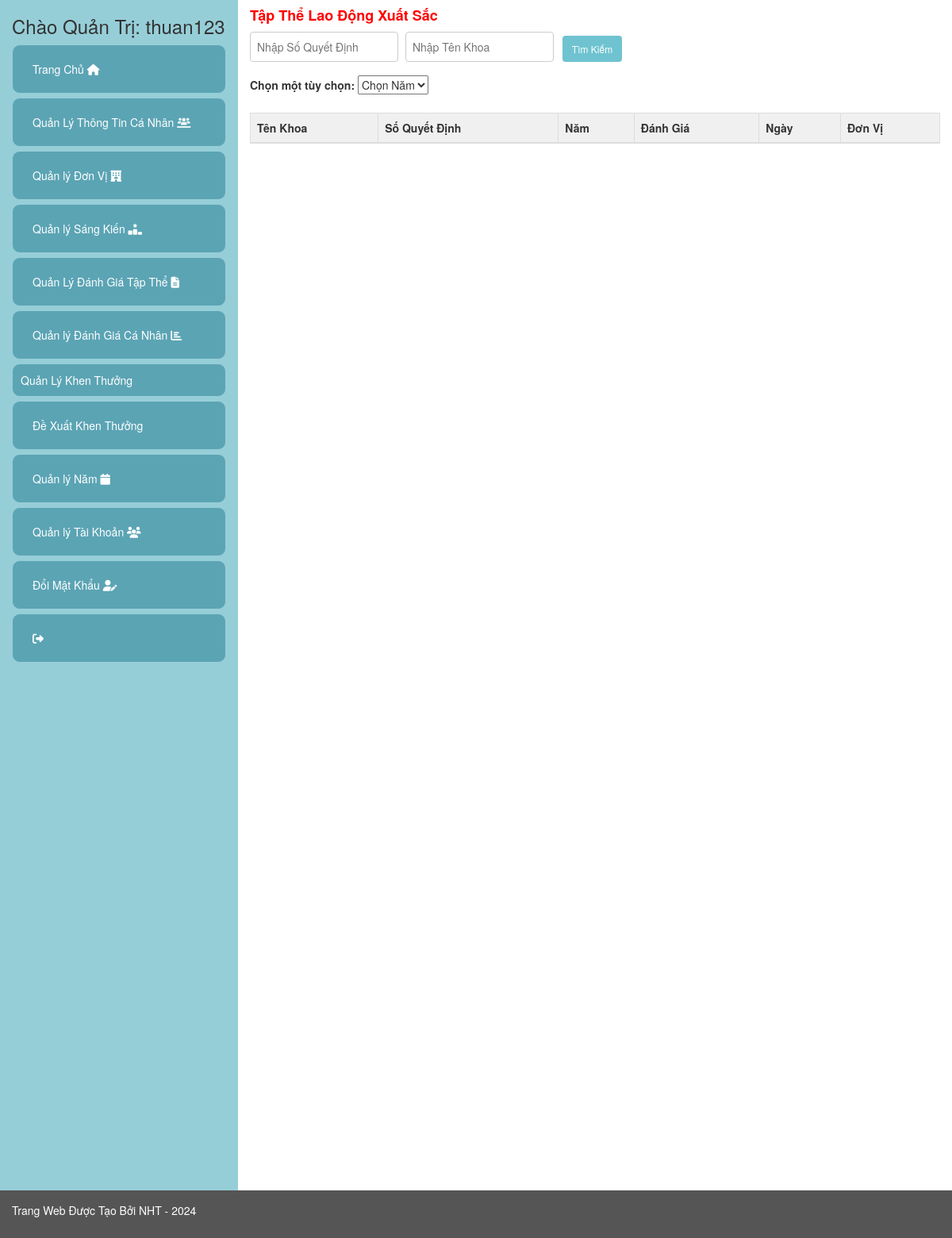
/Admin/index.php?p=danhgiaTTxs (signed in), run on an earlier commit of the app's database.
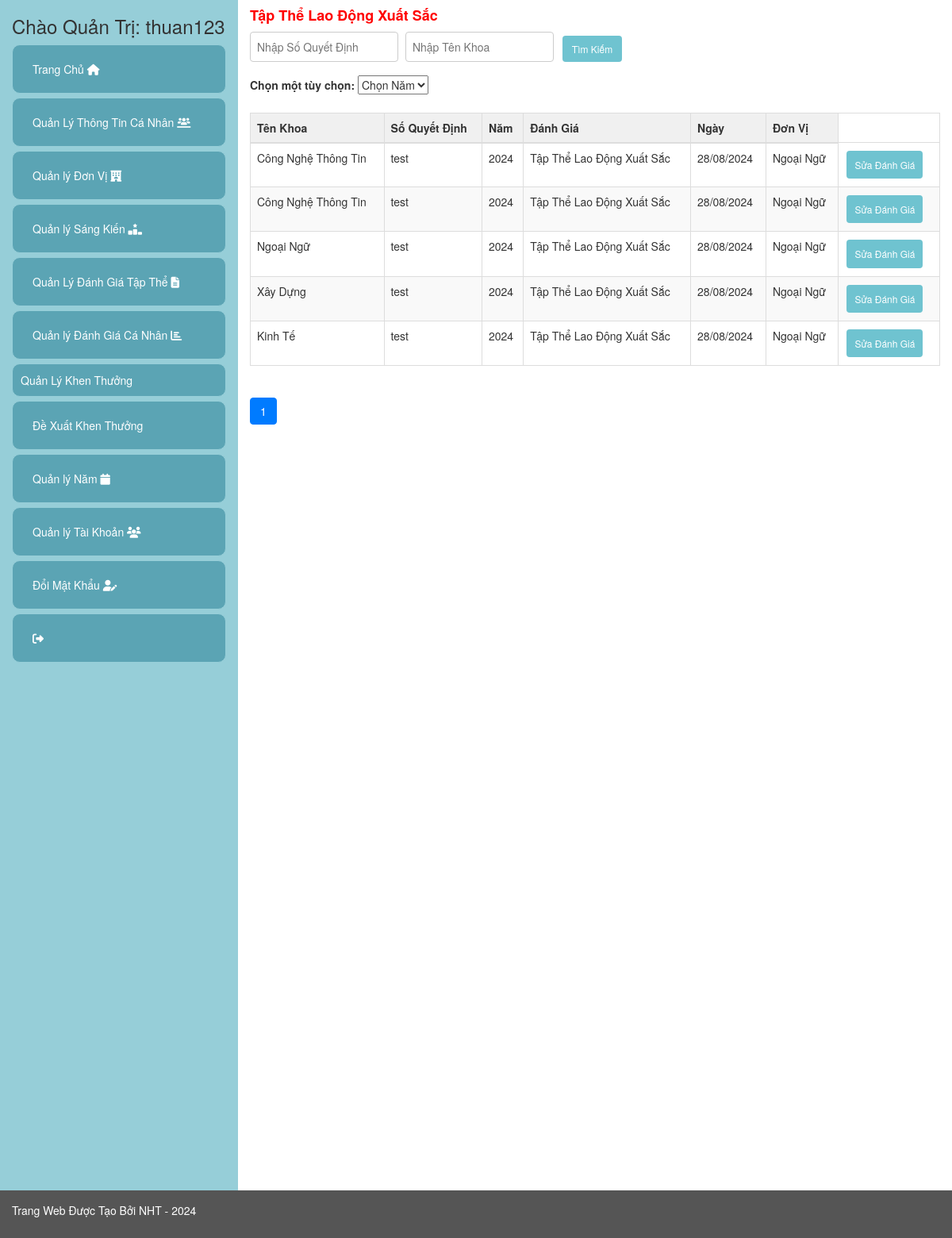
And on a later commit of the database.
### tables this page shows
CREATE TABLE `danhgiatt` (
  `MaDGTT` int(20) NOT NULL,
  `MaKhoa` int(20) NOT NULL,
  `SoQD` varchar(100) NOT NULL,
  `Manam` int(20) NOT NULL,
  `DanhGia` varchar(50) NOT NULL DEFAULT 'Chờ Đánh Giá',
  `Ngay` date NOT NULL,
  `DonVi` varchar(30) NOT NULL
);

CREATE TABLE `khoa` (
  `MaKhoa` int(20) NOT NULL,
  `TenKhoa` varchar(50) NOT NULL,
  `MoTa` varchar(100) NOT NULL
);

CREATE TABLE `nam` (
  `Manam` int(20) NOT NULL,
  `Nam` varchar(20) NOT NULL
);

### Admin/index.php (called while the page is built, shortened)
<?php
    include('../Admin/them.php')
?>

### Admin/danhgiaTT.php (called while the page is built, shortened)
<?php
include('./Khoa.php');
include('./nam.php');
class DanhgiaTT {
    public static function layTongSoDanhGiaxs($conn) {
        $sql = "SELECT COUNT(*) FROM danhgiatt WHERE DanhGia IN ('Tập Thể Lao Động Xuất Sắc')";
        $result = $conn->query($sql);
        $row = $result->fetch_row();
        return $row[0];
    }
    public static function layDanhGiaxsPhanTrang($conn, $startFrom, $recordsPerPage) {
        $sql = "SELECT * FROM danhgiatt WHERE DanhGia IN ('Tập Thể Lao Động Xuất Sắc') ORDER BY Manam ASC LIMIT $startFrom, $recordsPerPage";
        $result = $conn->query($sql);
        $danhgiattList = array();
        if ($result->num_rows > 0) {
            while($row = $result->fetch_assoc()) {
                $khoa_obj = Khoa::layKhoa($conn, $row["MaKhoa"]);
                $nam_obj = Nam::laynam($conn, $row["Manam"]);
                $danhgiatt_obj = new DanhgiaTT();
                $danhgiatt_obj->MaDGTT = $row["MaDGTT"];
                $danhgiatt_obj->MaKhoa = $khoa_obj->TenKhoa;
                $danhgiatt_obj->SoQD = $row["SoQD"];
                $danhgiatt_obj->Manam = $nam_obj->Nam;
                $danhgiatt_obj->DanhGia = $row["DanhGia"];
                $danhgiatt_obj->Ngay = $row["Ngay"];
                $danhgiatt_obj->DonVi = $row["DonVi"];
                $danhgiattList[] = $danhgiatt_obj;
            }
        }
        return $danhgiattList;
    }
}
?>

### Admin/Khoa.php (called while the page is built, shortened)
<?php
class Khoa {
    public static function layKhoa($conn, $id) {
        $sql = "SELECT * FROM Khoa WHERE MaKhoa = $id";
        $result = mysqli_query($conn, $sql);
        $Khoa = new Khoa();
        if ($row = mysqli_fetch_assoc($result)) {
            $Khoa->MaKhoa = $row['MaKhoa'];
            $Khoa->TenKhoa = $row['TenKhoa'];
            $Khoa->MoTa = $row["MoTa"];
        }
        return $Khoa;
    }
}
?>

### Admin/nam.php (called while the page is built, shortened)
<?php
    class Nam {
        public static function laynam($conn, $id) {
            $sql = "SELECT * FROM nam WHERE Manam = $id";
            $result = mysqli_query($conn, $sql);
            $nam = new Nam();
            $row = mysqli_fetch_assoc($result);
            $nam->Manam = $row['Manam'];
            $nam->Nam = $row['Nam'];
            return $nam;
        }
    }
?>

### Admin/danhgiaTTxsview.php (the view, shortened to what this page needs)
<?php
include('./danhgiaTT.php');
$awardMap = [
    'Tập Thể Lao Động Xuất Sắc' => 'Tập Thể Lao Động Xuất Sắc',
];
$recordsPerPage = 10;
$currentPage = isset($_GET['page']) ? (int)$_GET['page'] : 1;
$startFrom = ($currentPage - 1) * $recordsPerPage;
$totalRecords = DanhgiaTT::layTongSoDanhGiaxs($conn);
$totalPages = ceil($totalRecords / $recordsPerPage);
$data = DanhgiaTT::layDanhGiaxsPhanTrang($conn, $startFrom, $recordsPerPage);
?>
<div class="search-box">
    <input type="text" id="searchSoQD" placeholder="Nhập Số Quyết Định" />
    <input type="text" id="searchTenKhoa" placeholder="Nhập Tên Khoa" />
    <button class="btn btn-custom btn-custom-primary" onclick="searchData()">Tìm Kiếm</button>
</div>
<div class="combobox">
    <label for="options">Chọn một tùy chọn:</label>
    <select name="options" id="options" onchange="fetchAndDisplayDanhGia(this.value)">
        <option value="">Chọn Năm</option>
    </select>
</div>
<table class="table table-bordered">
    <thead>
        <tr>
            <th>Tên Khoa</th>
            <th>Số Quyết Định</th>
            <th>Năm</th>
            <th>Đánh Giá</th>
            <th>Ngày</th>
            <th>Đơn Vị</th>
        </tr>
    </thead>
    <tbody id="danhgiaxs-table-body">
        <?php
        foreach ($data as $item) {
            $danhGia = isset($awardMap[$item->DanhGia]) ? $awardMap[$item->DanhGia] : $item->DanhGia;
        ?>
            <tr>
                <td scope="row"><?php echo htmlspecialchars($item->MaKhoa) ; ?></td>
                <td><?php echo htmlspecialchars($item->SoQD ?? "Cần Thêm Số Quyết Đinh Cho $item->MaKhoa");?></td>
                <td><?php echo htmlspecialchars($item->Manam ?? "Cần Thêm Năm Cho $item->MaKhoa"); ?></td>
                <td><?php echo htmlspecialchars($danhGia);?></td>
                <td><?php echo date_format(date_create($item->Ngay), "d/m/Y");?></td>
                <td><?php echo htmlspecialchars($item->DonVi); ?></td>
                <?php if(isset($_SESSION['TenTk']) && $_SESSION['VaiTro'] === 'Quản Trị'){?>
                <td>
                    <button class="btn btn-custom btn-custom-primary" onclick="handleAction('xetdanhgiaTTsua', '<?php echo $item->MaDGTT; ?>')">Sửa Đánh Giá</button>
                </td>
                <?php
               }
               ?>
            </tr>
        <?php
        }
        ?>
    </tbody>
</table>
<nav aria-label="Page navigation">
    <ul class="pagination">
        <?php for ($i = 1; $i <= $totalPages; $i++): ?>
            <li class="page-item <?php echo $i == $currentPage ? 'active' : ''; ?>">
                <a class="page-link" href="?p=danhgiaTTxs&page=<?php echo $i; ?>"><?php echo $i; ?></a>
            </li>
        <?php endfor; ?>
    </ul>
</nav>

What changed in the data, as far as the page shows it:
added danhgiatt: MaKhoa.TenKhoa "Công Nghệ Thông Tin", SoQD "test", Manam.Nam "2024", DanhGia "Tập Thể Lao Động Xuất Sắc", Ngay "28/08/2024", DonVi "Ngoại Ngữ"
added danhgiatt: MaKhoa.TenKhoa "Công Nghệ Thông Tin", SoQD "test", Manam.Nam "2024", DanhGia "Tập Thể Lao Động Xuất Sắc", Ngay "28/08/2024", DonVi "Ngoại Ngữ"
added danhgiatt: MaKhoa.TenKhoa "Ngoại Ngữ", SoQD "test", Manam.Nam "2024", DanhGia "Tập Thể Lao Động Xuất Sắc", Ngay "28/08/2024", DonVi "Ngoại Ngữ"
added danhgiatt: MaKhoa.TenKhoa "Xây Dựng", SoQD "test", Manam.Nam "2024", DanhGia "Tập Thể Lao Động Xuất Sắc", Ngay "28/08/2024", DonVi "Ngoại Ngữ"
added danhgiatt: MaKhoa.TenKhoa "Kinh Tế", SoQD "test", Manam.Nam "2024", DanhGia "Tập Thể Lao Động Xuất Sắc", Ngay "28/08/2024", DonVi "Ngoại Ngữ"
Also different on the page:
new list line: "1"
